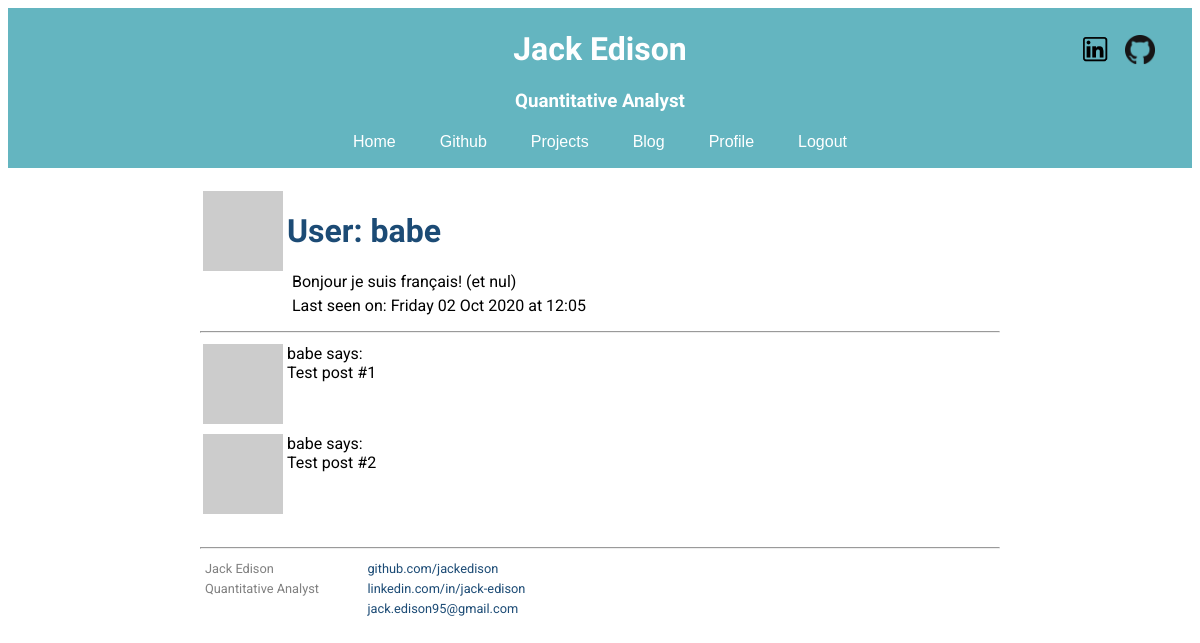
The page /user/babe (signed in) on the database its author committed.
### my_package/models.py (models this page shows, shortened)
class User(UserMixin, db.Model):
    id = db.Column(db.Integer, primary_key=True)
    username = db.Column(db.String(64), index=True, unique=True)
    email = db.Column(db.String(120), index=True, unique=True)
    password_hash = db.Column(db.String(120))
    about_me = db.Column(db.String(140))
    last_seen = db.Column(db.DateTime, default=datetime.utcnow)
    posts = db.relationship('Post', backref='author', lazy='dynamic')
    def avatar(self, size):
        digest = md5(self.email.lower().encode('utf-8')).hexdigest()
        return 'https://www.gravatar.com/avatar/{}?d=identicon&s={}'.format(
            digest, size)

### my_package/routes.py (the view)
@app.route('/user/<username>')  # Dynamic <username> variable
@login_required
def user(username):
    user = User.query.filter_by(username=username).first_or_404()
    posts = [
        {'author': user, 'body': 'Test post #1'},
        {'author': user, 'body': 'Test post #2'}
    ]
    return render_template('user.html', user=user, posts=posts)

### my_package/models.py (called while the page is built)
@login.user_loader
def load_user(id):
    return User.query.get(int(id))

### my_package/routes.py (called while the page is built)
@app.before_request
def before_request():
    if current_user.is_authenticated:  # if user is logged in
        current_user.last_seen = datetime.utcnow()
        db.session.commit()

### my_package/templates/user.html (shortened to what this page needs)
{% extends "base.html" %}
{% block content %}
<div class="container">
    <table>
        <tr valign="top">
            <td><img src="{{ user.avatar(128) }}"></td>
            <td>
                <h1>User: {{ user.username }}</h1>
                {% if user.about_me %}<p>{{ user.about_me }}</p>{% endif %}
                {% if user.last_seen %}
                <p>
                    Last seen on: {{ user.last_seen.strftime('%A %d %b %Y at %H:%M') }}
                </p>
                {% endif %}
            </td>
        </tr>
    </table>
    <hr>
    {% for post in posts %}
        {% include '_post.html' %}
    {% endfor %}
</div>
{% endblock %}

### my_package/templates/_post.html
<table>
    <tr valign="top">
        <td><img src="{{ post.author.avatar(36) }}"></td>
        <td>{{ post.author.username }} says:<br>{{ post.body }}</td>
    </tr>
</table>

### my_package/static/css/main.css (style rules this page uses)
.container { padding-top: 10px; margin-left: auto; margin-right: auto; max-width: 800px; font-family: 'Roboto', sans-serif; color: black; }
h1 { font-family: 'Open Sans', sans-serif; color: rgb(28, 75, 117); }
p, div { font-family: 'Roboto', sans-serif; }
body { background-color: rgb(255, 255, 255); }
#projects-grid .text h2, h3, h4, h5, h6, p { margin: 5px; padding: 0px; vertical-align: top; }

### rows shown on the page
User: username "babe", about_me "Bonjour je suis français! (et nul)", last_seen "Friday 02 Oct 2020 at 12:05", author.username "babe" "babe"

### other values the page prints
{{ post.body }} "Test post #1" "Test post #2"
